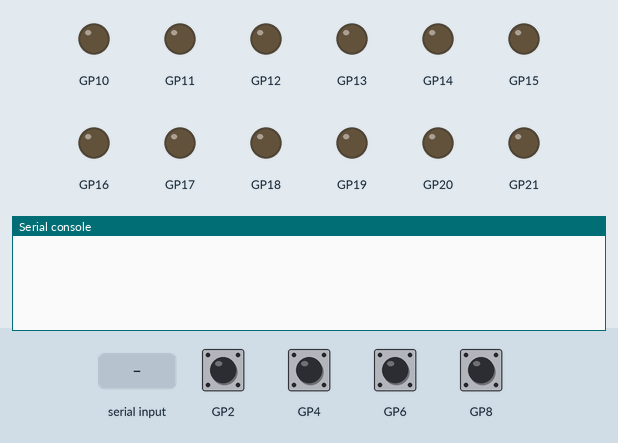
Simulated run of this program. Board: Raspberry Pi Pico running MicroPython. On the bench: output pins drawn as LEDs (lit = HIGH), the last lines printed to the serial console. The test bench sets the inputs (shaded band); at power-on: GP2, GP4, GP6, GP8 HIGH.

Above: at 1.2 s.
1.3 s: "PING" typed at the serial console, then Enter
At 2.3 s:
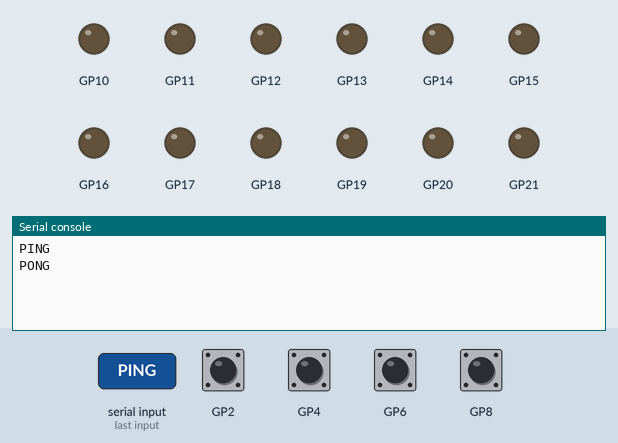
2.8 s: "STOP" typed at the serial console, then Enter
At 3.4 s:
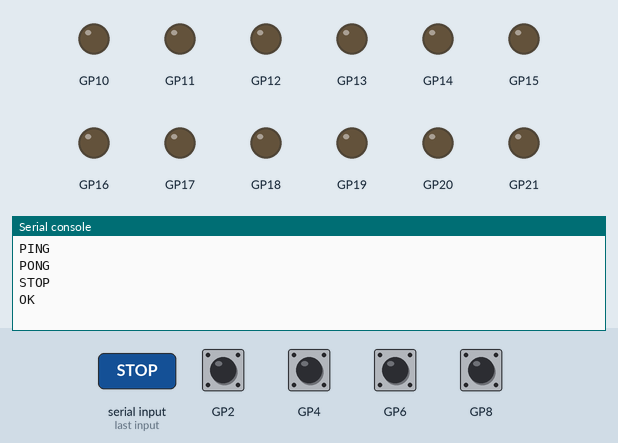
4.3 s: "STATUS" typed at the serial console, then Enter
At 5.8 s:
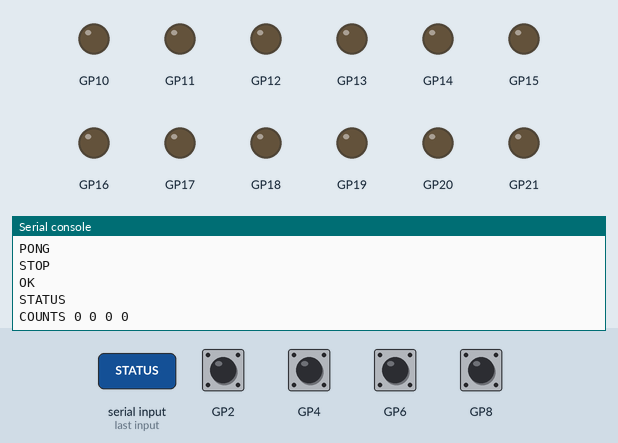

The program:

main.py
```python
"""Pico 2 MicroPython USB serial motor service. Power up with wheels off floor.
Protocol: PING, STOP, STATUS, DRIVE fl lr fr rr (each -1..1).
Response: PONG, OK, COUNTS n n n n, ERR message.
Safety: automatic stop when no DRIVE command for WATCHDOG_MS.
"""
import sys
import time
import uselect
from config import MOTOR_CONFIG, WATCHDOG_MS
from motor_control import Motor
from encoders import Encoder, snapshot

motors = {}
encoders = {}

def stop_all():
    for m in motors.values():
        m.stop()

def run():
    for name,cfg in MOTOR_CONFIG.items():
        motors[name] = Motor(name,cfg)
        encoders[name] = Encoder(cfg[3])
    stop_all()
    poll = uselect.poll()
    poll.register(sys.stdin,uselect.POLLIN)
    last_drive = time.ticks_ms()
    armed = False
    while True:
        if armed and time.ticks_diff(time.ticks_ms(),last_drive)>WATCHDOG_MS:
            stop_all()
            armed = False
        if not poll.poll(20):
            continue
        line = sys.stdin.readline().strip()
        parts = line.split()
        if not parts: continue
        cmd = parts[0].upper()
        try:
            if cmd == 'PING':
                print('PONG')
            elif cmd == 'STOP':
                stop_all(); armed=False; print('OK')
            elif cmd == 'STATUS':
                print('COUNTS ' + ' '.join(str(v) for v in snapshot(encoders)))
            elif cmd == 'DRIVE' and len(parts)==5:
                values = [float(v) for v in parts[1:]]
                if any(not (-1 <= v <= 1) for v in values):
                    raise ValueError('PWM outside [-1,1]')
                for name,value in zip(('FL','LR','FR','RR'),values):
                    motors[name].drive(value)
                last_drive = time.ticks_ms()
                armed = True
                print('OK')
            else:
                print('ERR unknown command')
        except Exception as exc:
            stop_all(); armed=False
            print('ERR ' + str(exc))

try:
    run()
except BaseException:
    stop_all()
    raise
```

config.py
```python
"""Pico 2 GPIO assignments for TWO L298N boards; see docs/wiring.md.
Each tuple: (ENA_PWM, IN1, IN2, encoder_A, forward_sign).
Remove ENA/ENB jumpers; never apply 5V to Pico GPIO.
"""
MOTOR_CONFIG = {
    'FL': (13,14,15,2,-1),
    'LR': (10,11,12,4,1),
    'FR': (16,17,18,6,1),
    'RR': (19,20,21,8,-1),
}
COUNTS_PER_REV = 971.0
WATCHDOG_MS = 600
PWM_HZ = 1000
```

motor_control.py
```python
"""L298N direction and PWM. No TB6612 standby signal is used."""
from machine import Pin, PWM
from config import MOTOR_CONFIG, PWM_HZ

class Motor:
    def __init__(self,name,cfg):
        pwm_pin,in1,in2,enc_pin,sign = cfg
        self.name = name
        self.sign = sign
        self.in1 = Pin(in1,Pin.OUT,value=0)
        self.in2 = Pin(in2,Pin.OUT,value=0)
        self.pwm = PWM(Pin(pwm_pin))
        self.pwm.freq(PWM_HZ)
        self.pwm.duty_u16(0)

    def drive(self,duty):
        duty = max(-1.0,min(1.0,duty))
        if abs(duty)<0.001:
            self.stop(); return
        direction = self.sign if duty>0 else -self.sign
        self.in1.value(1 if direction>0 else 0)
        self.in2.value(0 if direction>0 else 1)
        self.pwm.duty_u16(int(abs(duty)*65535))

    def stop(self):
        self.pwm.duty_u16(0)
        self.in1.value(0); self.in2.value(0)
```

encoders.py
```python
"""Rising-edge-only encoder A counter (unsigned magnitude)."""
from machine import Pin, disable_irq, enable_irq

class Encoder:
    def __init__(self,pin):
        self.count = 0
        self.pin = Pin(pin,Pin.IN,Pin.PULL_UP)
        self.pin.irq(trigger=Pin.IRQ_RISING,handler=self._tick)

    def _tick(self,pin):
        self.count += 1

def snapshot(encoders):
    state = disable_irq()
    try:
        return [encoders[n].count for n in ('FL','LR','FR','RR')]
    finally:
        enable_irq(state)
```

Measured:
- after the input at 1.3 s, the serial console: prints a new line at once (image 1)
- after the input at 2.8 s, the serial console: prints a new line at once (image 2)
- after the input at 4.3 s, the serial console: prints a new line at once (image 3)
